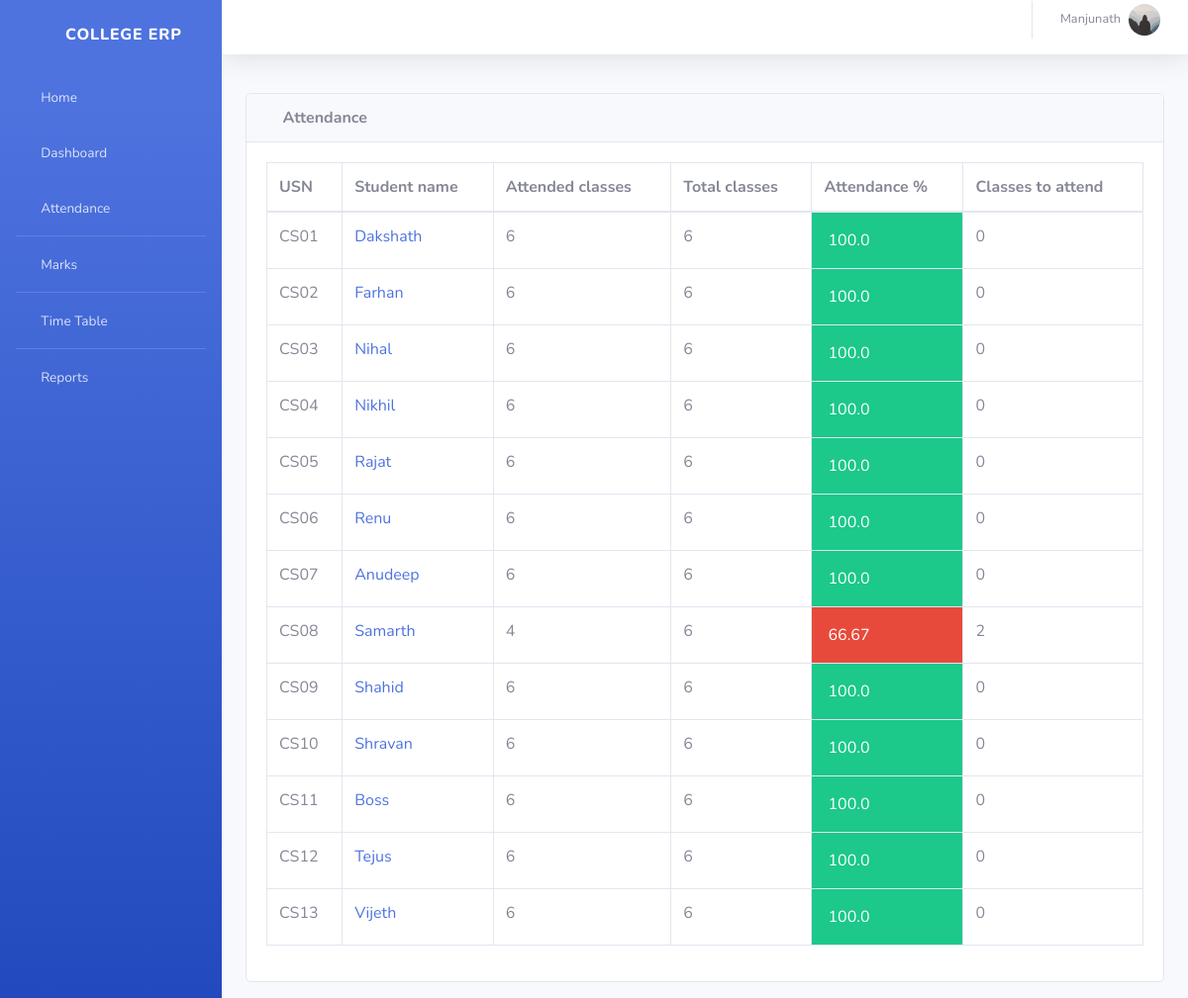
The app's page /teacher/4/Students/attendance/ (signed in) with its own data.
### info/models.py (models this page shows, shortened)
class User(AbstractUser):
    @property
    def is_student(self):
        if hasattr(self, 'student'):
            return True
        return False
    @property
    def is_teacher(self):
        if hasattr(self, 'teacher'):
            return True
        return False

class Teacher(models.Model):
    user = models.OneToOneField(User, on_delete=models.CASCADE, null=True)
    id = models.CharField(primary_key=True, max_length=100)
    dept = models.ForeignKey(Dept, on_delete=models.CASCADE, default=1)
    name = models.CharField(max_length=100)
    Gender = models.CharField(max_length=50, choices=Gender_choice, default='Male')
    DOB = models.DateField(default='1980-01-01')
    address = models.CharField(max_length=200, default='-'),
    phone = models.IntegerField(),
    nationality = models.CharField(max_length=20),
    image = models.ImageField(default='default.jpg', upload_to='profile_pics')

class AttendanceTotal(models.Model):
    course = models.ForeignKey(Course, on_delete=models.CASCADE)
    student = models.ForeignKey(Student, on_delete=models.CASCADE)
    class Meta:
        unique_together = (('student', 'course'),)
    @property
    def att_class(self):
        stud = Student.objects.get(name=self.student)
        cr = Course.objects.get(name=self.course)
        att_class = Attendance.objects.filter(course=cr, student=stud, status='True').count()
        return att_class
    @property
    def total_class(self):
        stud = Student.objects.get(name=self.student)
        cr = Course.objects.get(name=self.course)
        total_class = Attendance.objects.filter(course=cr, student=stud).count()
        return total_class
    @property
    def attendance(self):
        stud = Student.objects.get(name=self.student)
        cr = Course.objects.get(name=self.course)
        total_class = Attendance.objects.filter(course=cr, student=stud).count()
        att_class = Attendance.objects.filter(course=cr, student=stud, status='True').count()
        if total_class == 0:
            attendance = 0
        else:
            attendance = round(att_class / total_class * 100, 2)
        return attendance
    @property
    def classes_to_attend(self):
        stud = Student.objects.get(name=self.student)
        cr = Course.objects.get(name=self.course)
        total_class = Attendance.objects.filter(course=cr, student=stud).count()
        att_class = Attendance.objects.filter(course=cr, student=stud, status='True').count()
        cta = math.ceil((0.75*total_class - att_class)/0.25)
        if cta < 0:
            return 0
        return cta

class Student(models.Model):
    user = models.OneToOneField(User, on_delete=models.CASCADE, null=True)
    class_id = models.ForeignKey(Class, on_delete=models.CASCADE, default=1)
    semester = models.CharField(max_length=100, choices=semester, default='-')
    USN = models.CharField(primary_key='True', max_length=100)
    name = models.CharField(max_length=200)
    address = models.CharField(max_length=200, default='-')
    phone = models.IntegerField(default='-'),
    nationality = models.CharField(max_length=20, default='-'),
    Gender = models.CharField(max_length=50, choices=Gender_choice, default='Male')
    DOB = models.DateField(default='1998-01-01')
    image = models.ImageField(default='default.jpg', upload_to='profile_pics')
    def __str__(self):
        return self.name

class Course(models.Model):
    dept = models.ForeignKey(Dept, on_delete=models.CASCADE)
    id = models.CharField(primary_key='True', max_length=50)
    name = models.CharField(max_length=50)
    shortname = models.CharField(max_length=50, default='X')
    semester = models.CharField(max_length=100, choices=semester, default='-')
    def __str__(self):
        return self.name

### info/views.py (the view)
# urls.py: path('teacher/<int:assign_id>/Students/attendance/', views.t_student, name='t_student'),
@login_required()
def t_student(request, assign_id):
    ass = Assign.objects.get(id=assign_id)
    att_list = []
    for stud in ass.class_id.student_set.all():
        try:
            a = AttendanceTotal.objects.get(student=stud, course=ass.course)
        except AttendanceTotal.DoesNotExist:
            a = AttendanceTotal(student=stud, course=ass.course)
            a.save()
        att_list.append(a)
    return render(request, 'info/t_students.html', {'att_list': att_list})

### info/templates/info/t_students.html
{% extends 'info/base.html' %}
    {% load static %}
    {% block content %}
                  <div class="card mb-3">
            <div class="card-header">
              <i class="fas fa-table"></i>
            <b>Attendance</b></div>
            <div class="card-body">
              <div class="table-responsive">
                <table class="table table-bordered" id="dataTable" width="100%" cellspacing="0">
                  <thead>
                    <tr>
                        <th>USN</th>
                        <th>Student name</th>
                        <th>Attended classes</th>
                        <th>Total classes</th>
                        <th>Attendance %</th>
                        <th>Classes to attend</th>
                    </tr>
                  </thead>
                  <tbody>
                    {% for a in att_list %}
                    <tr>
                        <td>{{ a.student_id }}</td>
                        <td><a href="{% url 't_attendance_detail' a.student.USN a.course_id %}">{{ a.student.name }}</a></td>
                        <td>{{ a.att_class }}</td>
                        <td>{{ a.total_class }}</td>
                        {% if a.attendance < 75 %}
                            <td class="p-3 mb-2 bg-danger text-white">{{ a.attendance }}</td>
                        {% else %}
                            <td class="p-3 mb-2 bg-success text-white">{{ a.attendance }}</td>
                        {% endif %}
                        <td>{{ a.classes_to_attend }}</td>
                    </tr>
                    {% empty %}
                            <p>No students</p>
                    {% endfor %}
                  </tbody>
                </table>
              </div>
            </div>
          </div>
    {% endblock %}

### info/templates/info/base.html (shortened to what this page needs)
<!DOCTYPE html>
<html lang="en">
  <head>
      {% load static %}
   <link href="{% static '/info/dashboard/vendor/fontawesome-free/css/all.min.css' %}" rel="stylesheet" type="text/css">
   <link href="{% static '/info/dashboard/css/sb-admin-2.min.css' %}" rel="stylesheet">
    <link href="{% static '/info/dashboard/vendor/datatables/dataTables.bootstrap4.css' %}" rel="stylesheet">
  </head>
  <body id="page-top">
    <div id="wrapper">
  <ul class="navbar-nav bg-gradient-primary sidebar sidebar-dark accordion" id="accordionSidebar">
      <a class="sidebar-brand d-flex align-items-center justify-content-center" href="{% url 'index' %}">
        <div class="sidebar-brand-icon rotate-n-15">
          <i class="fas fa-laugh-wink"></i>
        </div>
        <div class="sidebar-brand-text mx-3">College ERP</div>
      </a>
      <li class="nav-item">
        <a class="nav-link" href="{% url 'index' %}">
          <i class="fas fa-fw fa-tachometer-alt"></i>
          <span>Home</span></a>
      </li>
       {% if request.user.is_student %}
<hr class="sidebar-divider my-0">
      <li class="nav-item">
        <a class="nav-link" href="{% url 'dashboard'  request.user.student.USN request.user.student.class_id_id %}">
          <i class="fas fa-fw fa-tachometer-alt"></i>
          <span>Dashboard</span></a>
      </li>
      <li class="nav-item">
        <a class="nav-link" href="{% url 'attendance' request.user.student.USN %}">
          <i class="fas fa-fw fa-tachometer-alt"></i>
          <span>Attendance</span></a>
      </li>
      <hr class="sidebar-divider my-0">
      <li class="nav-item">
        <a class="nav-link" href="{% url 'attendance' request.user.student.USN %}">
          <i class="fas fa-fw fa-tachometer-alt"></i>
          <span>Attendance By Subject</span></a>
      </li>
       <hr class="sidebar-divider my-0">
      <li class="nav-item">
        <a class="nav-link" href="{% url 'marks_list' request.user.student.USN %}">
          <i class="fas fa-fw fa-tachometer-alt"></i>
          <span>Marks</span></a>
      </li>
      <hr class="sidebar-divider my-0">
      <li class="nav-item">
        <a class="nav-link" href="{% url 'timetable' request.user.student.class_id_id %}">
          <i class="fas fa-fw fa-tachometer-alt"></i>
          <span>Time Table</span></a>
      </li>
      {% elif request.user.is_teacher %}
      <li class="nav-item">
        <a class="nav-link" href="{% url 'dashboard'%}">
          <i class="fas fa-fw fa-tachometer-alt"></i>
          <span>Dashboard</span></a>
      </li>
       <li class="nav-item">
        <a class="nav-link" href="{% url 't_clas' request.user.teacher.id 1 %}">
          <i class="fas fa-fw fa-tachometer-alt"></i>
          <span>Attendance</span></a>
      </li>
      <hr class="sidebar-divider my-0">
      <li class="nav-item">
        <a class="nav-link" href="{% url 't_clas' request.user.teacher.id 2 %}">
          <i class="fas fa-fw fa-tachometer-alt"></i>
          <span>Marks</span></a>
      </li>
      <hr class="sidebar-divider my-0">
      <li class="nav-item">
        <a class="nav-link" href="{% url 't_timetable' request.user.teacher.id %}">
          <i class="fas fa-fw fa-tachometer-alt"></i>
          <span>Time Table</span></a>
      </li>
       <hr class="sidebar-divider my-0">
      <li class="nav-item">
        <a class="nav-link" href="{% url 't_clas' request.user.teacher.id 3 %}">
          <i class="fas fa-fw fa-tachometer-alt"></i>
          <span>Reports</span></a>
      </li>
      {% endif %}
    </ul>
<div id="content-wrapper">
<div id="content">
          <nav class="navbar navbar-expand navbar-light bg-white topbar mb-4  shadow" style="bottom:15px;">
          <ul class="navbar-nav ml-auto">
            <li class="nav-item dropdown no-arrow">
              <a class="nav-link dropdown-toggle" href="#" id="userDropdown" role="button" data-toggle="dropdown" aria-haspopup="true" aria-expanded="false">
                 {% if request.user.is_student %}
                  <span class="mr-2 d-none d-lg-inline text-gray-600 small">{{ request.user.student.name }}</span>
                   <img class="img-profile rounded-circle" src="{{ user.student.image.url }}">
                  <div class="dropdown-menu dropdown-menu-right shadow animated--grow-in" aria-labelledby="userDropdown">
                  <a class="dropdown-item" href="{% url 'profile' %}">
                  <i class="fas fa-user fa-sm fa-fw mr-2 text-gray-400"></i>
                  Profile
                </a>
                <a class="dropdown-item" href="#">
                  <i class="fas fa-cogs fa-sm fa-fw mr-2 text-gray-400"></i>
                  Settings
                </a>
                <a class="dropdown-item" href="#">
                  <i class="fas fa-list fa-sm fa-fw mr-2 text-gray-400"></i>
                  Activity Log
                </a>
                <div class="dropdown-divider"></div>
                <a class="dropdown-item" href="#" data-toggle="modal" data-target="#logoutModal">
                  <i class="fas fa-sign-out-alt fa-sm fa-fw mr-2 text-gray-400"></i>
                  Logout
                </a>
              </div>
                  {% elif request.user.is_teacher %}
                  <span class="mr-2 d-none d-lg-inline text-gray-600 small">{{ request.user.teacher.name }}</span>
                <img class="img-profile rounded-circle" src="{{ user.teacher.image.url }}">
              </a>
                 {% endif %}
            </li>
          </ul>
        </nav>
        <div class="container-fluid">
            {% block content %}
            {% endblock %}
        </div>
    </div>
    </div>
  </body>
</html>

### records on screen
User: user.teacher.name "Manjunath", teacher.image (placeholder picture)
AttendanceTotal: student_id "CS01", student.name "Dakshath", att_class "6", total_class "6", attendance "100.0", classes_to_attend "0"
AttendanceTotal: student_id "CS02", student.name "Farhan", att_class "6", total_class "6", attendance "100.0", classes_to_attend "0"
AttendanceTotal: student_id "CS03", student.name "Nihal", att_class "6", total_class "6", attendance "100.0", classes_to_attend "0"
AttendanceTotal: student_id "CS04", student.name "Nikhil", att_class "6", total_class "6", attendance "100.0", classes_to_attend "0"
AttendanceTotal: student_id "CS05", student.name "Rajat", att_class "6", total_class "6", attendance "100.0", classes_to_attend "0"
AttendanceTotal: student_id "CS06", student.name "Renu", att_class "6", total_class "6", attendance "100.0", classes_to_attend "0"
AttendanceTotal: student_id "CS07", student.name "Anudeep", att_class "6", total_class "6", attendance "100.0", classes_to_attend "0"
AttendanceTotal: student_id "CS08", student.name "Samarth", att_class "4", total_class "6", attendance "66.67", classes_to_attend "2"
AttendanceTotal: student_id "CS09", student.name "Shahid", att_class "6", total_class "6", attendance "100.0", classes_to_attend "0"
AttendanceTotal: student_id "CS10", student.name "Shravan", att_class "6", total_class "6", attendance "100.0", classes_to_attend "0"
AttendanceTotal: student_id "CS11", student.name "Boss", att_class "6", total_class "6", attendance "100.0", classes_to_attend "0"
AttendanceTotal: student_id "CS12", student.name "Tejus", att_class "6", total_class "6", attendance "100.0", classes_to_attend "0"
AttendanceTotal: student_id "CS13", student.name "Vijeth", att_class "6", total_class "6", attendance "100.0", classes_to_attend "0"
